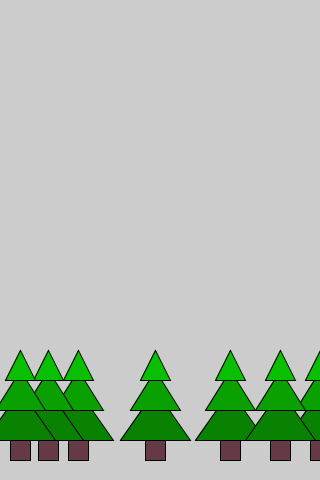
Frame 1 (no input)
Frame 60 (the mouse pressed at the canvas centre just before this capture): identical to frame 1, image omitted
Frame 120 (the mouse held since frame 60 and released just before this capture): identical to frame 1, image omitted

The Processing sketch that drew this single still picture (run headless with seeded random() and noise(); from frame 60 on, the mouse is pressed at the canvas centre):

// Processing sketch: processing_92448
// ── processing_92448.pde

void setup() {
size(320, 480);
smooth();
float trees = 7;
float treesWeight = calculateTrees(trees);
println(treesWeight);
}
float calculateTrees(float t) {
float newNumber = t * 13.8;
return newNumber;
}

void draw() {
background(204);
tree(115,0);
tree(38, 0);
tree(8,0);
tree(-20, 0);
tree (280, 0);
tree(190,0);
tree (240, 0);

}
void tree(int x, int y) {
pushMatrix();
translate(x, y);

fill (10, 130,1);
triangle(5, 440, 40, 390, 75, 440); 
fill(10,160,1);
triangle(15, 410, 40, 370, 65, 410); 
fill(10,190,1);
triangle(25, 380, 40, 350, 55, 380); 
fill(101, 58,69);
rect(30,440, 20,20  );
popMatrix();
}
